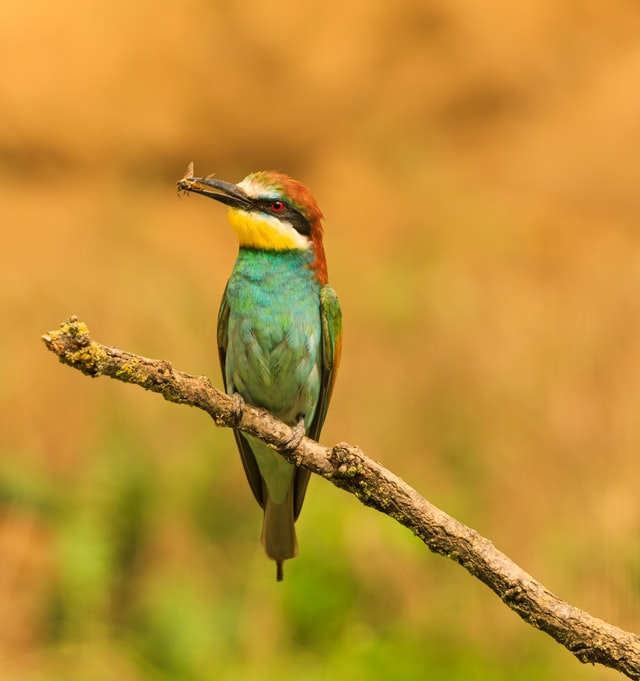
#> input picture Opencv/bird.jpg, 640 x 681 px
$ jupyter execute Adding,subraction.ipynb
#> lines starting #> are read from the running program, lines starting #| are printed output that depends on the picture
[cell 1]
import numpy as np
import cv2

[cell 2]
real = cv2.imread("bird.jpg")
#> real is the input picture: shape (681, 640, 3); mean B, G, R 50.7, 144.7, 193.4

[cell 3]
cv2.imshow("ne",real)
cv2.waitKey(0)
cv2.destroyAllWindows()

[cell 4]
bright = np.ones_like(real,dtype='uint8')*50

[cell 5]
image = cv2.add(real,bright)
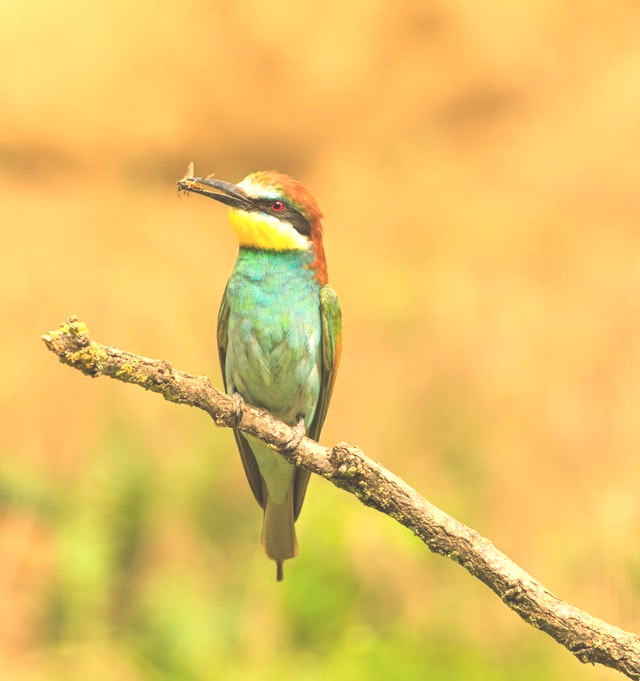
#> image: shape (681, 640, 3); mean B, G, R 100.7, 194.7, 234
image_sun = cv2.subtract(real,bright)
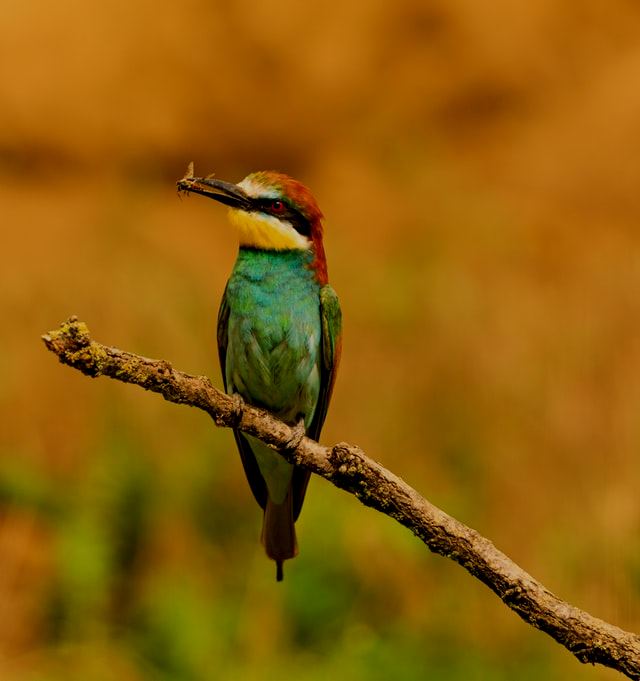
#> image_sun: shape (681, 640, 3); mean B, G, R 8.4, 95, 143.5

[cell 6]
cv2.imshow("add",image)
cv2.imshow("sub",image_sun)
cv2.imshow("real",real)
cv2.waitKey(0)
cv2.destroyAllWindows()

# Blending

[cell 7]
img1 = cv2.imread('blend_1.jpg')
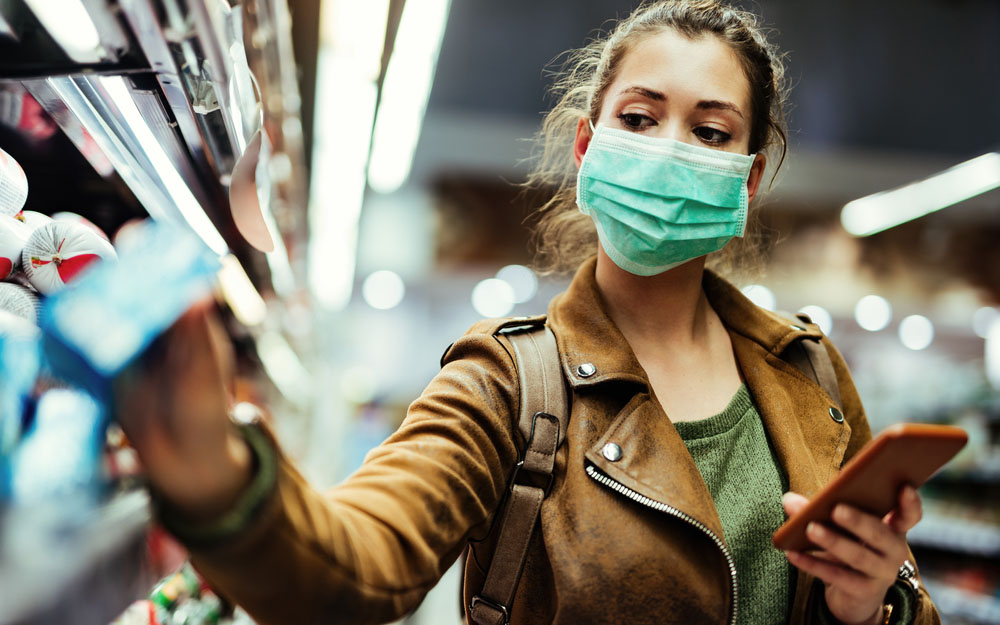
#> input picture Opencv/blend_1.jpg, 1000 x 625 px
#> img1 is the input picture: shape (625, 1000, 3); mean B, G, R 108.1, 123.1, 128.5
img2 = cv2.imread('blend_2.jpg')
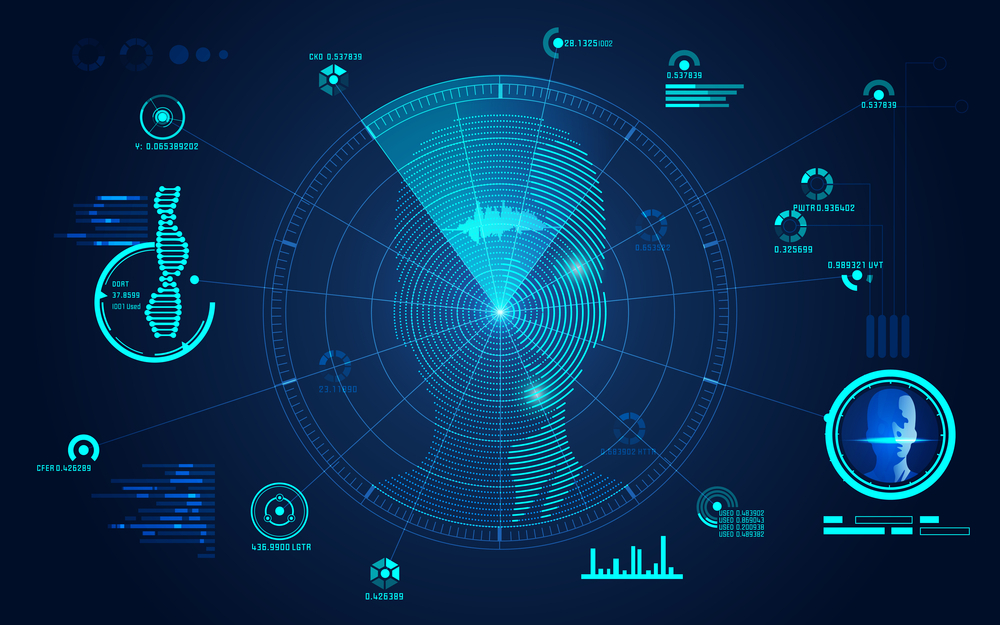
#> input picture Opencv/blend_2.jpg, 1000 x 625 px
#> img2 is the input picture: shape (625, 1000, 3); mean B, G, R 79.3, 44.3, 7.4

[cell 8]
final = cv2.addWeighted(img1,0.5,img2,0.3,1)
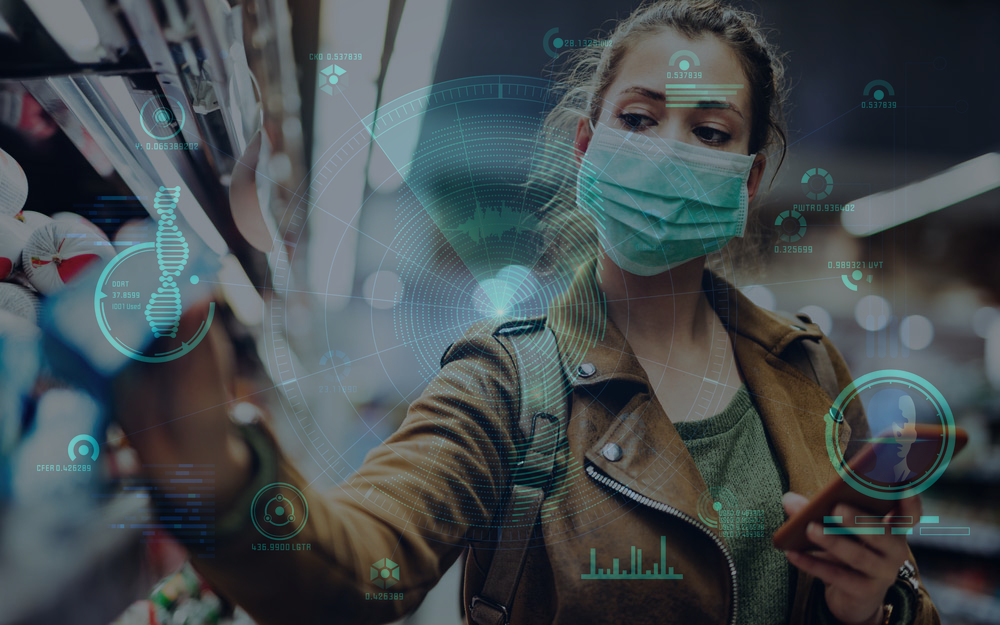
#> final: shape (625, 1000, 3); mean B, G, R 78.8, 75.9, 67.5
